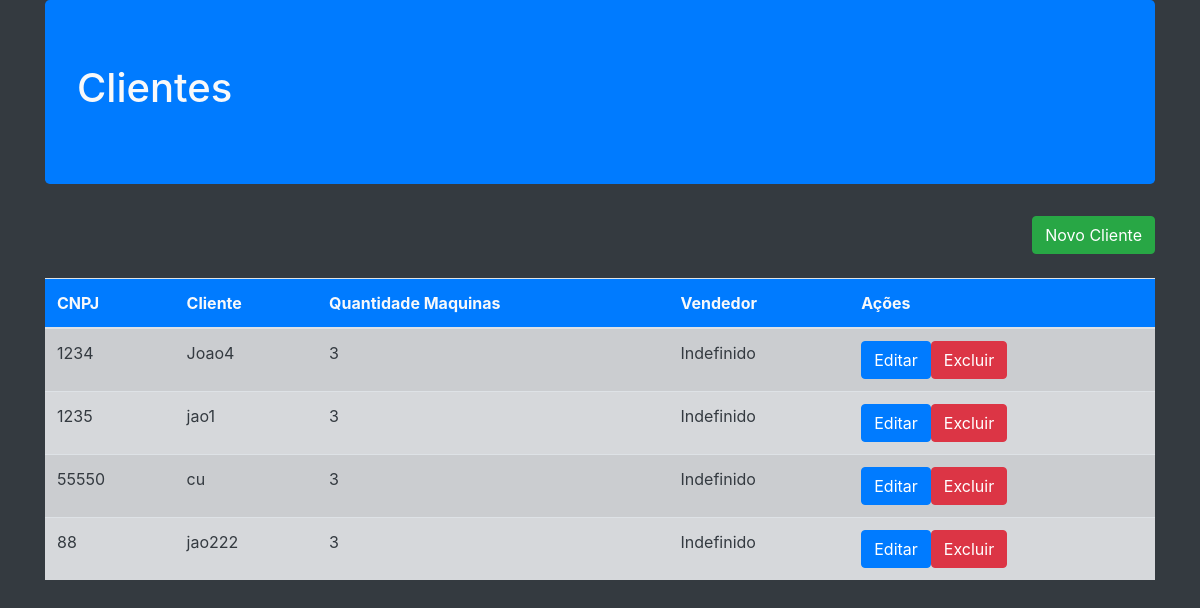
Page /Clientes/ListaCliente.php on the committed database.
### tables this page shows
CREATE TABLE `cliente` (
  `cnpj_cli` varchar(14) NOT NULL,
  `nome` varchar(100) NOT NULL,
  `qtd_maq` int(11) DEFAULT NULL,
  `cnpj_vend` varchar(14) NOT NULL
);

### Vendedor/App/Db/Conexao.class.php (called while the page is built, shortened)
<?php
class Conexao{
private $table;
private $connection;
public function __construct($table=null)
{
    $this->table= $table;
}
private function Conexao(){
    $username='root';
    $password='';
   try{
        $this->connection= new PDO ('mysql:host=localhost;dbname=cadastro_maquinas',$username, $password);
        $this->connection->setAttribute(PDO::ATTR_ERRMODE,PDO::ERRMODE_EXCEPTION);
    }catch(PDOException $e){
        die('ERROR:'.$e->getMessage());
}
}
public function execute($query,$params=[]){
    try{
        $statement = $this->connection->prepare($query);
        $statement->execute($params);
        return $statement;
    }catch(PDOException $e){
        die('ERROR:'.$e->getMessage());
    }
}
public function select($where=null,$order=null,$limit=null,$fields='*'){
    $where= strlen($where)?'WHERE '.$where:'';
    $order= strlen($order)?'ORDER BY '.$order:'';
    $limit= strlen($limit)?'LIMIT '.$limit:'';
    $query='SELECT '.$fields.' FROM '.$this->table.' '.$where.' '.$order.' '.$limit;
    return $this->execute($query);
}
}
?>

### Vendedor/App/Entity/Cliente.class.php (called while the page is built, shortened)
<?php
require_once ('../Vendedor/App/Db/Conexao.class.php');
class Cliente{
public static function getClientes($where=null,$order=null,$limit=null,$fields='*'){
return (new Conexao('cliente'))->select($where,$order,$limit,$fields)
                                ->fetchAll(PDO::FETCH_CLASS,self::class);
}
}
?>

### Clientes/ListaCliente.php (the view, shortened to what this page needs)
<?php
require ('../Vendedor/App/Entity/cliente.class.php');
$clientes = Cliente:: getClientes();
$imprime='';
foreach ($clientes as $cliente){
    $imprime.= '<tr>
    <td>'.$cliente->cnpj_cli.'</td>
    <td>'.$cliente->nome.'</td>
    <td>'.$cliente->qtd_maq.'</td>
    <td>Indefinido</td>
    <td><a href="Editarcliente.php?cliente='.$cliente->cnpj_cli.'" class="btn btn-primary">Editar</a ><a href="Deletarcliente.php?cliente='.$cliente->cnpj_cli.'"  class="btn btn-danger">Excluir</a></td>
</tr>';
}
require ('./Header.php')
?>
<a class="btn btn-success mb-4 float-right" href="./CadastraCliente.php">Novo Cliente</a>
<table class="table  table-striped">
    <thead class="bg-primary">
        <tr>
            <th>CNPJ</th>
            <th>Cliente</th>
            <th>Quantidade Maquinas</th>
            <th>Vendedor</th>
            <th>Ações</th>
        </tr>
    </thead>
    <tbody class="table-secondary text-dark">
       <?php if ($imprime=='')
       echo $imprime;?>
    </tbody>
</table>

### rows in the picture
cliente: cnpj_cli "1234", nome "Joao4", qtd_maq "3"
cliente: cnpj_cli "1235", nome "jao1", qtd_maq "3"
cliente: cnpj_cli "55550", nome "cu", qtd_maq "3"
cliente: cnpj_cli "88", nome "jao222", qtd_maq "3"
